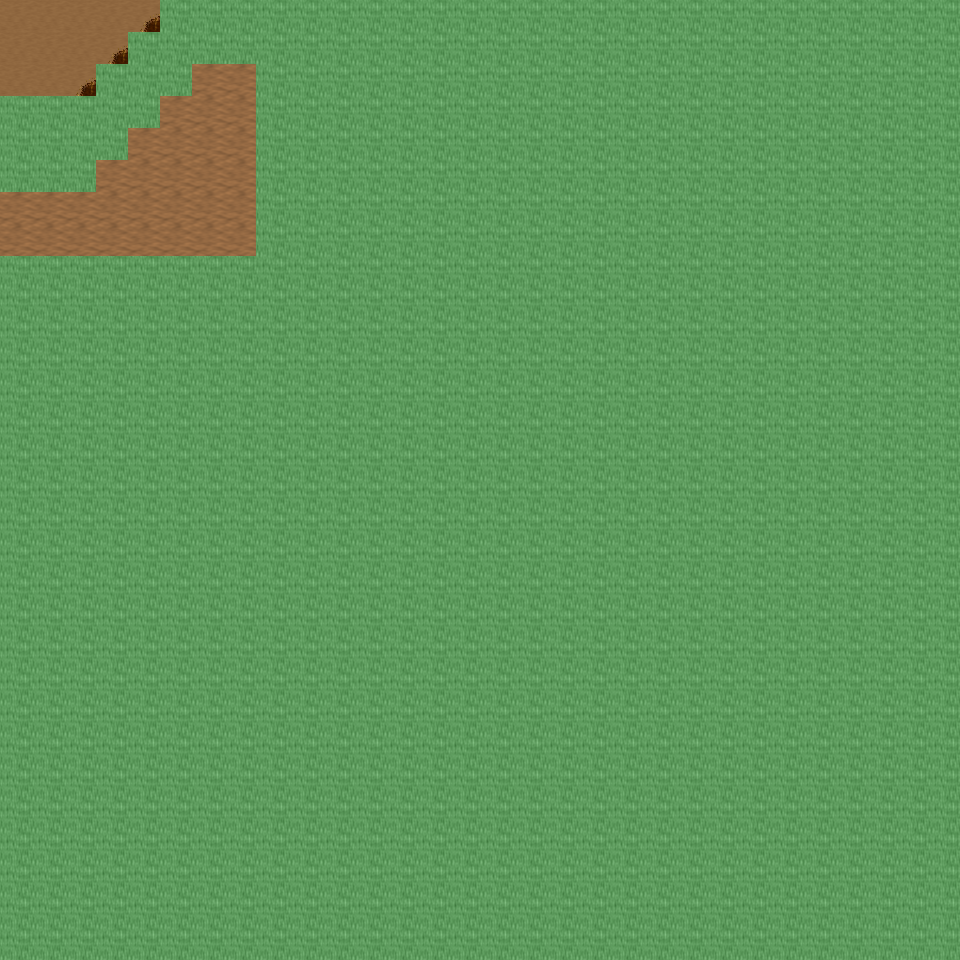

The image is a tile-based game level rendered from a .tmx file. Its description and source (layers, tilesets, objects; grid data summarised) follow:
An orthogonal 30x30 tile map with 32x32 px tiles, 6 tile layers (Ground, Object, Object2, Above, ...), 26 tilesets and 3 objects (3x mapchange).

<map version="1.0" orientation="orthogonal" renderorder="right-down" width="30" height="30" tilewidth="32" tileheight="32" nextobjectid="4">
  <tileset firstgid="1" name="tileset_ground_ground" tilewidth="32" tileheight="32" tilecount="33" columns="3">
    <image source="../drawable/tileset_ground_ground.png" width="96" height="352" />
  </tileset>
  <tileset firstgid="34" name="tileset_ground_ridge_earth_dark" tilewidth="32" tileheight="32" tilecount="96" columns="12">
    <image source="../drawable/tileset_ground_ridge_earth_dark.png" width="384" height="256" />
  </tileset>
  <tileset firstgid="130" name="tileset_furniture_light_iron_lamp" tilewidth="32" tileheight="32" tilecount="3" columns="1">
    <image source="../drawable/tileset_furniture_light_iron_lamp.png" width="32" height="96" />
  </tileset>
  <tileset firstgid="133" name="tileset_furniture_light_dark_torch" tilewidth="32" tileheight="32" tilecount="8" columns="2">
    <image source="../drawable/tileset_furniture_light_dark_torch.png" width="64" height="128" />
  </tileset>
  <tileset firstgid="141" name="tileset_furniture_light_flames" tilewidth="32" tileheight="32" tilecount="6" columns="6">
    <image source="../drawable/tileset_furniture_light_flames.png" width="192" height="32" />
  </tileset>
  <tileset firstgid="147" name="tileset_item_corpse_skeleton" tilewidth="32" tileheight="32" tilecount="4" columns="2">
    <image source="../drawable/tileset_item_corpse_skeleton.png" width="64" height="64" />
  </tileset>
  <tileset firstgid="151" name="tileset_item_blood_floor_stains_2" tilewidth="32" tileheight="32" tilecount="4" columns="2">
    <image source="../drawable/tileset_item_blood_floor_stains_2.png" width="64" height="64" />
  </tileset>
  <tileset firstgid="155" name="tileset_item_chest_large" tilewidth="32" tileheight="32" tilecount="8" columns="4">
    <image source="../drawable/tileset_item_chest_large.png" width="128" height="64" />
  </tileset>
  <tileset firstgid="163" name="tileset_item_armor_sword_rack" tilewidth="32" tileheight="32" tilecount="4" columns="2">
    <image source="../drawable/tileset_item_armor_sword_rack.png" width="64" height="64" />
  </tileset>
  <tileset firstgid="167" name="tileset_item_armor_weapons_rack" tilewidth="32" tileheight="32" tilecount="18" columns="9">
    <image source="../drawable/tileset_item_armor_weapons_rack.png" width="288" height="64" />
  </tileset>
  <tileset firstgid="185" name="tileset_item_pot_barrel_tall" tilewidth="32" tileheight="32" tilecount="2" columns="1">
    <image source="../drawable/tileset_item_pot_barrel_tall.png" width="32" height="64" />
  </tileset>
  <tileset firstgid="187" name="tileset_item_pot_pot_tall" tilewidth="32" tileheight="32" tilecount="2" columns="1">
    <image source="../drawable/tileset_item_pot_pot_tall.png" width="32" height="64" />
  </tileset>
  <tileset firstgid="189" name="tileset_ground_rock_pebbles" tilewidth="32" tileheight="32" tilecount="3" columns="1">
    <image source="../drawable/tileset_ground_rock_pebbles.png" width="32" height="96" />
  </tileset>
  <tileset firstgid="192" name="tileset_item_corpse_skull_dark" tilewidth="32" tileheight="32" tilecount="2" columns="2">
    <image source="../drawable/tileset_item_corpse_skull_dark.png" width="64" height="32" />
  </tileset>
  <tileset firstgid="194" name="tileset_ground_ladder_horizontal_dark" tilewidth="32" tileheight="32" tilecount="3" columns="1">
    <image source="../drawable/tileset_ground_ladder_horizontal_dark.png" width="32" height="96" />
  </tileset>
  <tileset firstgid="197" name="tileset_ground_fire_fire" tilewidth="32" tileheight="32" tilecount="27" columns="3">
    <image source="../drawable/tileset_ground_fire_fire.png" width="96" height="288" />
  </tileset>
  <tileset firstgid="224" name="tileset_ground_cobbled_paving" tilewidth="32" tileheight="32" tilecount="1" columns="1">
    <image source="../drawable/tileset_ground_cobbled_paving.png" width="32" height="32" />
  </tileset>
  <tileset firstgid="225" name="tileset_plant_stump_int_small_stump" tilewidth="32" tileheight="32" tilecount="1" columns="1">
    <image source="../drawable/tileset_plant_stump_int_small_stump.png" width="32" height="32" />
  </tileset>
  <tileset firstgid="226" name="tileset_furniture_table_tree_stump_table" tilewidth="32" tileheight="32" tilecount="4" columns="2">
    <image source="../drawable/tileset_furniture_table_tree_stump_table.png" width="64" height="64" />
  </tileset>
  <tileset firstgid="230" name="tileset_logic_collision" tilewidth="32" tileheight="32" tilecount="1" columns="1">
    <image source="../drawable/tileset_logic_collision.png" width="32" height="32" />
  </tileset>
  <tileset firstgid="231" name="tileset_ground_ladder_vertical_dark" tilewidth="32" tileheight="32" tilecount="3" columns="3">
    <image source="../drawable/tileset_ground_ladder_vertical_dark.png" width="96" height="32" />
  </tileset>
  <tileset firstgid="234" name="tileset_ground_ladder_steps" tilewidth="32" tileheight="32" tilecount="6" columns="3">
    <image source="../drawable/tileset_ground_ladder_steps.png" width="96" height="64" />
  </tileset>
  <tileset firstgid="240" name="tileset_ground_earth_edges_yellowgreen" tilewidth="32" tileheight="32" tilecount="15" columns="5">
    <image source="../drawable/tileset_ground_earth_edges_yellowgreen.png" width="160" height="96" />
  </tileset>
  <tileset firstgid="255" name="tileset_plant_grasses" tilewidth="32" tileheight="32" tilecount="6" columns="3">
    <image source="../drawable/tileset_plant_grasses.png" width="96" height="64" />
  </tileset>
  <tileset firstgid="261" name="tileset_item_firewood" tilewidth="32" tileheight="32" tilecount="12" columns="3">
    <image source="../drawable/tileset_item_firewood.png" width="96" height="128" />
  </tileset>
  <tileset firstgid="273" name="tileset_building_ice_tower" tilewidth="32" tileheight="32" tilecount="252" columns="9">
    <image source="../drawable/tileset_building_ice_tower.png" width="288" height="896" />
  </tileset>
  <layer name="Ground" width="30" height="30">
    <data>[900 cells, 218 non-empty, 2 distinct tile ids]</data>
  </layer>
  <layer name="Object" width="30" height="30">
    <data>[900 cells, 26 non-empty, 8 distinct tile ids]</data>
  </layer>
  <layer name="Object2" width="30" height="30">
    <data>[900 cells, 0 non-empty, 0 distinct tile ids]</data>
  </layer>
  <layer name="Above" width="30" height="30">
    <data>[900 cells, 0 non-empty, 0 distinct tile ids]</data>
  </layer>
  <layer name="Above2" width="30" height="30">
    <data>[900 cells, 0 non-empty, 0 distinct tile ids]</data>
  </layer>
  <layer name="Walkable" width="30" height="30">
    <data>[900 cells, 858 non-empty, 1 distinct tile ids]</data>
  </layer>
  <objectgroup name="MapEvents">
    <object id="1" name="north" type="mapchange" x="0" y="0" width="160" height="32">
      <properties>
        <property name="map" value="0_ados_mountain_n2_w2_x4_y3" />
        <property name="place" value="south" />
      </properties>
    </object>
    <object id="2" name="west" type="mapchange" x="0" y="0" width="32" height="96">
      <properties>
        <property name="map" value="0_ados_mountain_n2_w2_x3_y4" />
        <property name="place" value="east" />
      </properties>
    </object>
    <object id="3" name="west2" type="mapchange" x="0" y="192" width="32" height="64">
      <properties>
        <property name="map" value="0_ados_mountain_n2_w2_x3_y4" />
        <property name="place" value="east2" />
      </properties>
    </object>
  </objectgroup>
</map>
